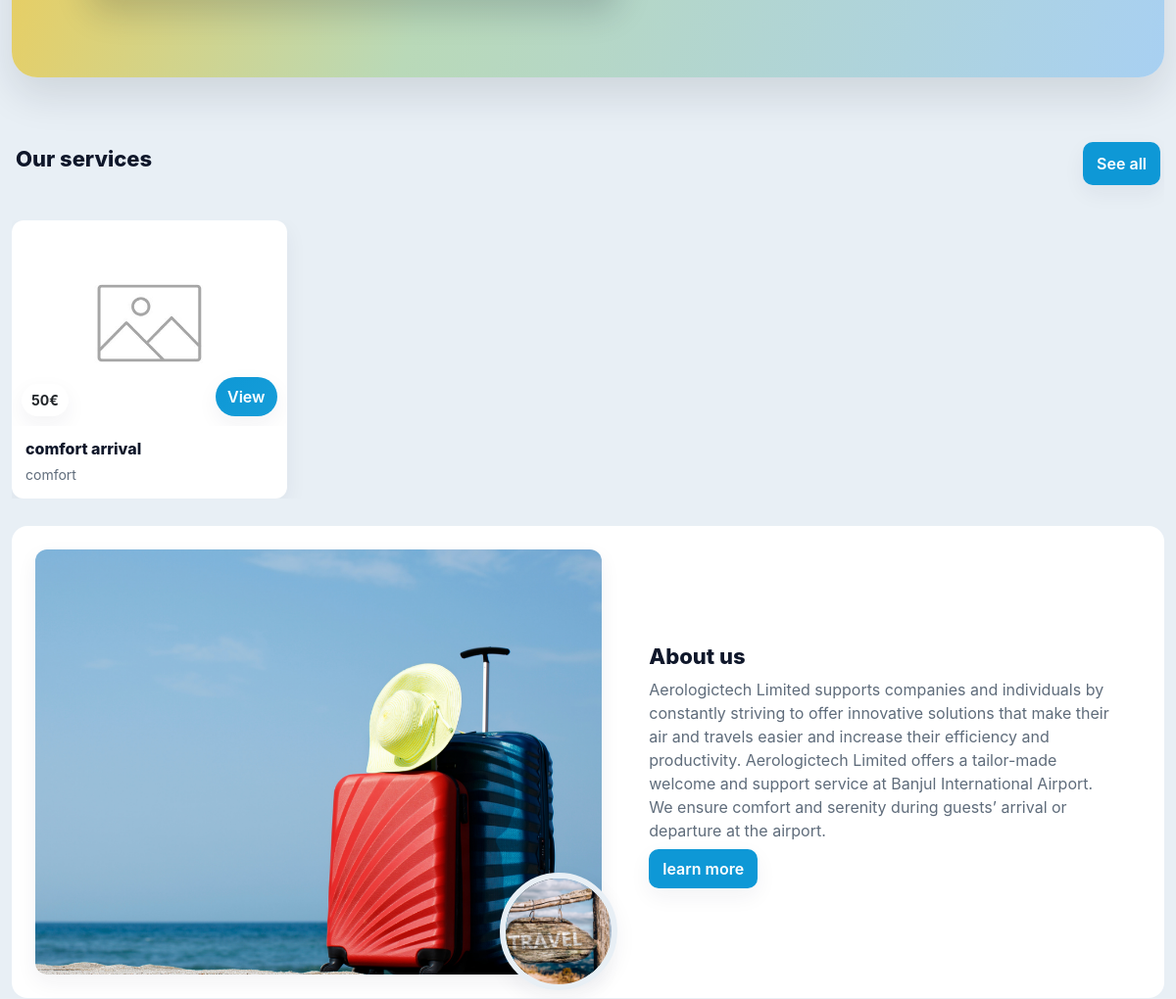
The app's page / (middle part), older data.
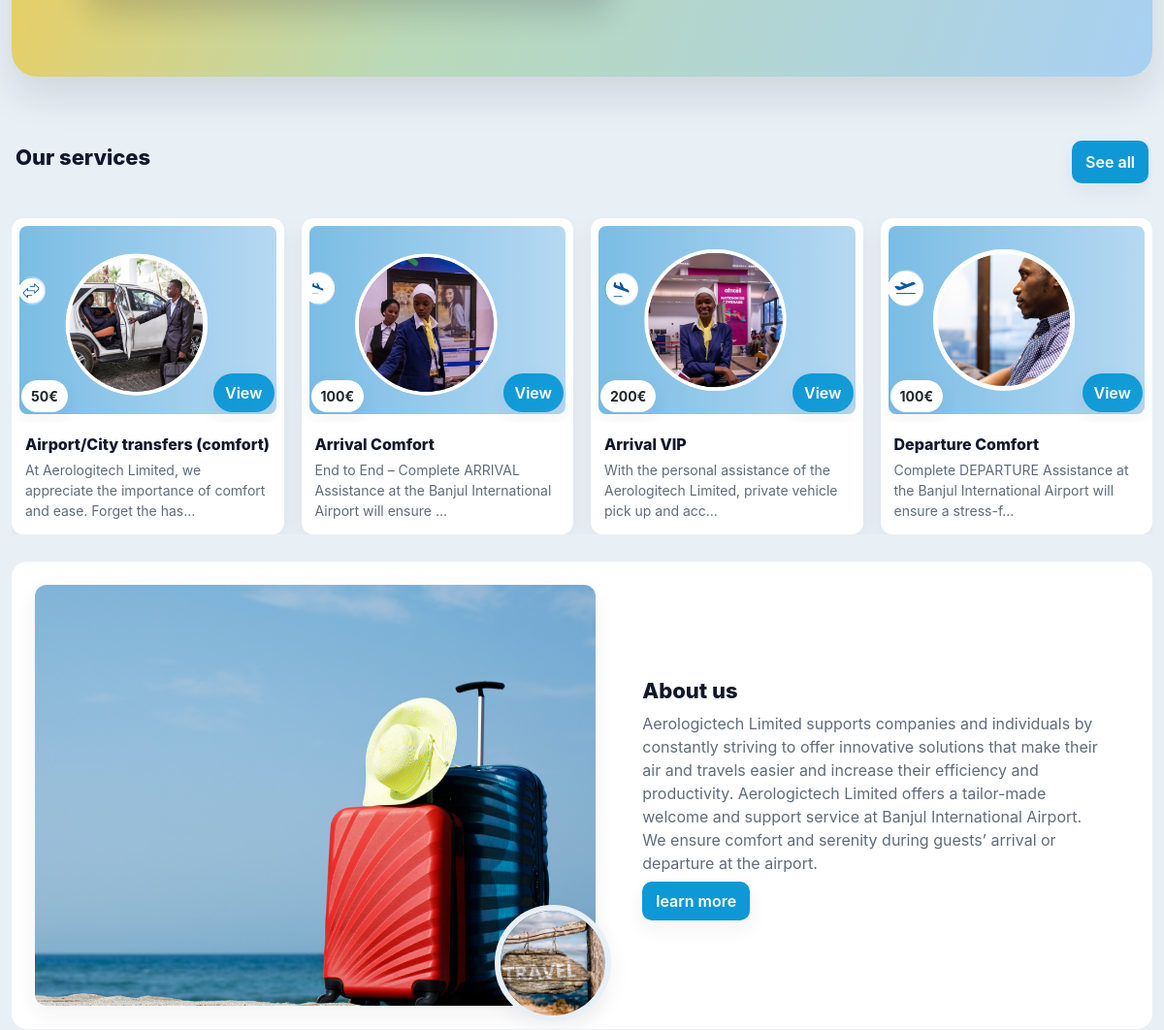
The same page, newer data.
### apps/services/models.py (models this page shows, shortened)
class AirportService(models.Model):
    name = models.CharField(max_length=100)
    description = models.TextField(blank=True, null=True)
    price = models.DecimalField(
        max_digits=10, decimal_places=2, validators=[MinValueValidator(0)]
    )
    available = models.BooleanField(default=True, db_index=True)
    image = models.ImageField(upload_to="services/", blank=True, null=True)
    tags = models.CharField(max_length=200, blank=True, default="")
    class Meta:
        ordering = ["name"]
        indexes = [
            models.Index(fields=["available", "name"]),
            models.Index(fields=["price"]),
        ]

### apps/core/views.py (the view, shortened to what this page needs)
# urls.py: path("", dashboard_view, name="home"),
def home(request):
    services = AirportService.objects.filter(available=True).order_by("name")[:4]
    places = (
        Place.objects.filter(is_featured=True)
        .prefetch_related("images")
        .order_by("sort_order", "name")[:6]
    )
    car_teaser = [
        {"name": "Hyundai Creta", "price": "100€", "specs": "5 seats · Automatic · 2 luggage · 6.5L/100km tank"},
        {"name": "Toyota Fortuner", "price": "200€", "specs": "5 seats · Automatic · 2 luggage · 6.5L/100km tank"},
        {"name": "Toyota Hiace", "price": "100€", "specs": "7 seats · Manual · 19 luggage · 9.5L/100km tank"},
    ]
    ctx = {
        "services": services,
        "places": places,
        "page_title": "Home",
        "car_teaser": car_teaser,
    }
    return render(request, "public/home.html", ctx)

### apps/core/templates/public/home.html (shortened to what this page needs)
{% extends "base.html" %}
{% load static %}
{% block extra_head %}
<link rel="stylesheet" href="{% static 'css/public_home.css' %}">
<link rel="stylesheet" href="{% static 'css/footer.css' %}">
{% endblock %}
{% block content %}
<div >
  <section class="vip-fasttrack container-wide">
    <div class="vip-content">
    </div>
  </section>
  <div class="section-head container-wide">
    <h3 class="section-title">Our services</h3>
    <a href="{% url 'services:catalog_airport' %}" class="btn-link">See all</a>
  </div>
  <div class="container catalog-wrap container-wide">
    {% if services %}
      <div class="cards">
        {% for s in services %}
          <article class="card">
            <div class="card__media">
              {% if s.image %}
                <img src="{{ s.image.url }}" alt="{{ s.name }}">
              {% else %}
                <img src="{% static 'images/service-placeholder.jpg' %}" alt="{{ s.name }}">
              {% endif %}
              <div class="card__price">{{ s.price|floatformat:0 }}€</div>
              <a href="{% url 'services:detail' s.pk %}" class="card__view">View</a>
            </div>
            <div class="card__body">
              <h3 class="card__name">{{ s.name }}</h3>
              <p class="card__desc">{{ s.description|default:"No description."|truncatechars:90 }}</p>
            </div>
          </article>
        {% endfor %}
      </div>
    {% else %}
      <div class="empty">No airport services yet.</div>
    {% endif %}
  </div>
    <section class="about container-wide">
    <div class="about__media">
      <img class="about__img-square" src="{% static 'images/about-square.png' %}" alt="About Aircar">
      <img class="about__img-circle" src="{% static 'images/about-circle.png' %}" alt="Team">
    </div>
    <article class="about__card">
      <h3 class="about__title">About us</h3>
      <p class="about__text">Aerologictech Limited supports companies and individuals by constantly striving to offer innovative solutions that make their air and travels easier and increase their efficiency and productivity.
Aerologictech Limited offers a tailor-made welcome and support service at Banjul International Airport.
We ensure comfort and serenity during guests’ arrival or departure at the airport.</p>
 <a href="{% url 'about' %}" class="btn-link">learn more</a>
    </article>
  </section>
</div>
{% endblock %}

Row changes from the older to the newer data that the page shows:
removed AirportService: price "50", name "comfort arrival", description "comfort"
added AirportService: image (picture), price "50", name "Airport/City transfers (comfort)", description "At Aerologitech Limited, we appreciate the importance of comfort and ease. Forget the has…"
added AirportService: image (picture), price "100", name "Arrival Comfort", description "End to End – Complete ARRIVAL Assistance at the Banjul International Airport will ensure …"
added AirportService: image (picture), price "200", name "Arrival VIP", description "With the personal assistance of the Aerologitech Limited, private vehicle pick up and acc…"
added AirportService: image (picture), price "100", name "Departure Comfort", description "Complete DEPARTURE Assistance at the Banjul International Airport will ensure a stress-f…"
